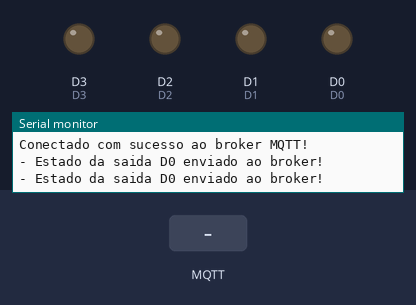
The sketch below on a simulated ESP8266 (NodeMCU). On the bench: output pins drawn as LEDs (lit = HIGH), the last lines printed to the serial monitor. The test bench sets the inputs (shaded band). WiFi joins after 1.5 s; servers stay silent unless stated; no MQTT or app messages arrive unless stated.

Above: at 2.7 s.
2.8 s: MQTT message "D" arrives on the first subscribed topic
At 3.9 s:
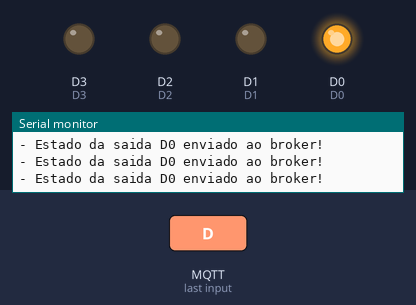
5.0 s: MQTT message "D1" arrives on the first subscribed topic
At 6.7 s:
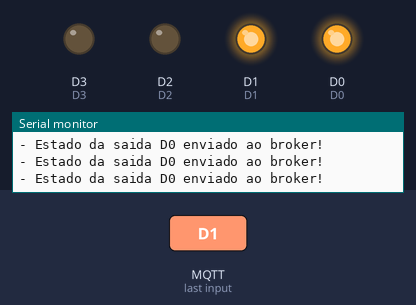
7.0 s: MQTT message "L" arrives on the first subscribed topic
At 8.5 s:
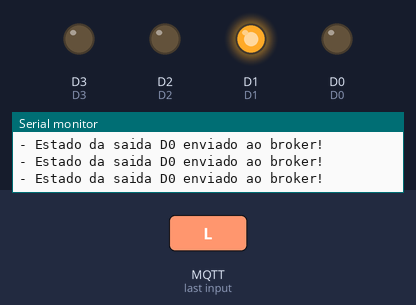
9.0 s: MQTT message "D2" arrives on the first subscribed topic
At 10.2 s:
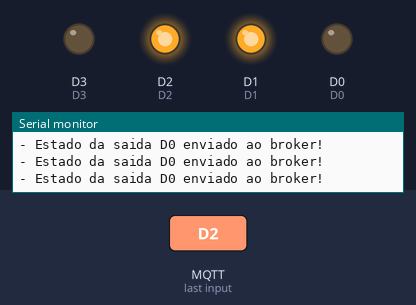
11.0 s: MQTT message "L1" arrives on the first subscribed topic
At 11.9 s:
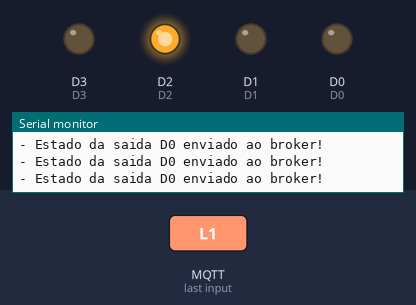
13.0 s: MQTT message "D3" arrives on the first subscribed topic
At 14.8 s:
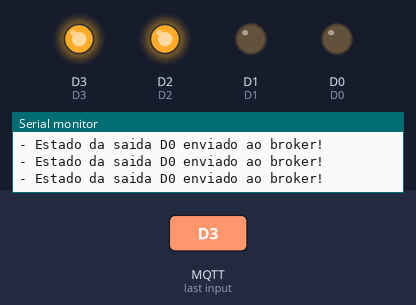
Timing chart, 0 to 16.1 s (numbered marks = the images above; inputs shaded):
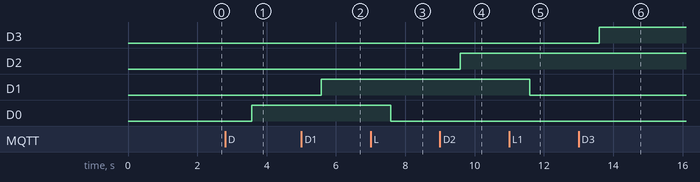

Measured:
- after the input at 2.8 s, D0: LOW → HIGH after 0.78 s
- after the input at 5.0 s, D1: LOW → HIGH after 0.58 s
- after the input at 7.0 s, D0: HIGH → LOW after 0.59 s
- after the input at 9.0 s, D2: LOW → HIGH after 0.59 s
- after the input at 11.0 s, D1: HIGH → LOW after 0.60 s
- after the input at 13.0 s, D3: LOW → HIGH after 0.60 s

The sketch:

link_home.ino
```cpp
#include <ESP8266WiFi.h> // Importa a Biblioteca ESP8266WiFi
#include <PubSubClient.h> // Importa a Biblioteca PubSubClient

//defines:
//defines de id mqtt e tópicos para publicação e subscribe
#define TOPICO_SUBSCRIBE "MQTTPauloMachadoEnvia"     //tópico MQTT de escuta
#define TOPICO_PUBLISH   "MQTTPauloMachadoRecebe"    //tópico MQTT de envio de informações para Broker
#define TOPICO_SUBSCRIBE2 "MQTTPauloMachadoEnvia2"     //tópico MQTT de escuta
#define TOPICO_PUBLISH2   "MQTTPauloMachadoRecebe2"    //tópico MQTT de envio de informações para Broker
#define TOPICO_SUBSCRIBE3 "MQTTPauloMachadoEnvia3"     //tópico MQTT de escuta
#define TOPICO_PUBLISH3   "MQTTPauloMachadoRecebe3"    //tópico MQTT de envio de informações para Broker
#define TOPICO_SUBSCRIBE4 "MQTTPauloMachadoEnvia4"     //tópico MQTT de escuta
#define TOPICO_PUBLISH4   "MQTTPauloMachadoRecebe4"    //tópico MQTT de envio de informações para Broker


#define ID_MQTT  "HomePauloMachadoUFC"//id mqtt (para identificação de sessão)
                               //IMPORTANTE: este deve ser único no broker (ou seja,
                               //            se um client MQTT tentar entrar com o mesmo
                               //            id de outro já conectado ao broker, o broker
                               //            irá fechar a conexão de um deles).

//defines - mapeamento de pinos do NodeMCU
#define D0    16      //LED AMARELO
#define D1    5       //LED VERMELHO
#define D2    4       //LED AZUL
#define D3    0       //LED TRANSPARENTE
#define D4    2
#define D5    14
#define D6    12
#define D7    13
#define D8    15
#define D9    3
#define D10   1

// WIFI
const char* SSID = "motog5"; // SSID / nome da rede WI-FI que deseja se conectar
const char* PASSWORD = "abc12345"; // Senha da rede WI-FI que deseja se conectar

// MQTT
const char* BROKER_MQTT = "192.168.43.139"; //URL do broker MQTT que se deseja utilizar
int BROKER_PORT = 8883; // Porta do Broker MQTT

//Variáveis e objetos globais
WiFiClient espClient; // Cria o objeto espClient
PubSubClient MQTT(espClient); // Instancia o Cliente MQTT passando o objeto espClient
char EstadoSaida = '0';  //variável que armazena o estado atual da saída
char EstadoSaida2 = '0';  //variável que armazena o estado atual da saída
char EstadoSaida3 = '0';  //variável que armazena o estado atual da saída
char EstadoSaida4 = '0';  //variável que armazena o estado atual da saída

//Prototypes
void initSerial();
void initWiFi();
void initMQTT();
void reconectWiFi();
void mqtt_callback(char* topic, byte* payload, unsigned int length);
void VerificaConexoesWiFIEMQTT(void);
void InitOutput(void);

/*
 *  Implementações das funções
 */
void setup()
{
    //inicializações:
    InitOutput();
    initSerial();
    initWiFi();
    initMQTT();
    Serial.begin(115200);
}

//Função: inicializa comunicação serial com baudrate 115200 (para fins de monitorar no terminal serial
//        o que está acontecendo.
//Parâmetros: nenhum
//Retorno: nenhum
void initSerial()
{
    Serial.begin(115200);
}

//Função: inicializa e conecta-se na rede WI-FI desejada
//Parâmetros: nenhum
//Retorno: nenhum
void initWiFi()
{
    delay(10);
    Serial.println("------Conexao WI-FI------");
    Serial.print("Conectando-se na rede: ");
    Serial.println(SSID);
    Serial.println("Aguarde");

    reconectWiFi();
}

//Função: inicializa parâmetros de conexão MQTT(endereço do
//        broker, porta e seta função de callback)
//Parâmetros: nenhum
//Retorno: nenhum
void initMQTT()
{
    MQTT.setServer(BROKER_MQTT, BROKER_PORT);   //informa qual broker e porta deve ser conectado
    MQTT.setCallback(mqtt_callback);            //atribui função de callback (função chamada quando qualquer informação de um dos tópicos subescritos chega)
}

//Função: função de callback
//        esta função é chamada toda vez que uma informação de
//        um dos tópicos subescritos chega)
//Parâmetros: nenhum
//Retorno: nenhum
void mqtt_callback(char* topic, byte* payload, unsigned int length)
{
    String msg;

    //obtem a string do payload recebido
    for(int i = 0; i < length; i++)
    {
       char c = (char)payload[i];
       msg += c;
    }

    //toma ação dependendo da string recebida:
    //verifica se deve colocar nivel alto de tensão na saída D0:
    //IMPORTANTE: o Led já contido na placa é acionado com lógica invertida (ou seja,
    //enviar HIGH para o output faz o Led apagar / enviar LOW faz o Led acender)
    if (msg.equals("L"))
    {
        digitalWrite(D0, LOW);
        EstadoSaida = '1';
    }
    //verifica se deve colocar nivel alto de tensão na saída D0:
    if (msg.equals("D"))
    {
        digitalWrite(D0, HIGH);
        EstadoSaida = '0';
    }

     if (msg.equals("L1"))
    {
        digitalWrite(D1, LOW);
        EstadoSaida2 = '1';
    }

     if (msg.equals("L2"))
    {
        digitalWrite(D2, LOW);
        EstadoSaida3 = '1';
    }
      if (msg.equals("L3"))
    {
        digitalWrite(D3, LOW);
        EstadoSaida4 = '1';
    }

    //verifica se deve colocar nivel alto de tensão na saída D0:
    if (msg.equals("D1"))
    {
        digitalWrite(D1, HIGH);
        EstadoSaida2 = '0';
    }
    if (msg.equals("D2"))
    {
        digitalWrite(D2, HIGH);
        EstadoSaida3 = '0';
    }
     if (msg.equals("D3"))
    {
        digitalWrite(D3, HIGH);
        EstadoSaida4 = '0';
    }
}

//Função: reconecta-se ao broker MQTT (caso ainda não esteja conectado ou em caso de a conexão cair)
//        em caso de sucesso na conexão ou reconexão, o subscribe dos tópicos é refeito.
//Parâmetros: nenhum
//Retorno: nenhum
void reconnectMQTT()
{

    while (!MQTT.connected())
    {
        Serial.print("* Tentando se conectar ao Broker MQTT: ");
        Serial.println(BROKER_MQTT);
        if (MQTT.connect(ID_MQTT))
        {
            Serial.println("Conectado com sucesso ao broker MQTT!");
            MQTT.subscribe(TOPICO_SUBSCRIBE);
            MQTT.subscribe(TOPICO_SUBSCRIBE2);
            MQTT.subscribe(TOPICO_SUBSCRIBE3);
            MQTT.subscribe(TOPICO_SUBSCRIBE4);
        }
        else
        {
            Serial.println("Falha ao reconectar no broker.");
            Serial.println("Havera nova tentatica de conexao em 2s");
            delay(2000);
        }
    }
}

//Função: reconecta-se ao WiFi
//Parâmetros: nenhum
//Retorno: nenhum
void reconectWiFi()
{
    //se já está conectado a rede WI-FI, nada é feito.
    //Caso contrário, são efetuadas tentativas de conexão
    if (WiFi.status() == WL_CONNECTED)
        return;

    WiFi.begin(SSID, PASSWORD); // Conecta na rede WI-FI

    while (WiFi.status() != WL_CONNECTED)
    {
        delay(100);
        Serial.print(".");
    }

    Serial.println();
    Serial.print("Conectado com sucesso na rede ");
    Serial.print(SSID);
    Serial.println("IP obtido: ");
    Serial.println(WiFi.localIP());
}

//Função: verifica o estado das conexões WiFI e ao broker MQTT.
//        Em caso de desconexão (qualquer uma das duas), a conexão
//        é refeita.
//Parâmetros: nenhum
//Retorno: nenhum
void VerificaConexoesWiFIEMQTT(void)
{
    if (!MQTT.connected())
        reconnectMQTT(); //se não há conexão com o Broker, a conexão é refeita

     reconectWiFi(); //se não há conexão com o WiFI, a conexão é refeita
}

//Função: envia ao Broker o estado atual do output
//Parâmetros: nenhum
//Retorno: nenhum
void EnviaEstadoOutputMQTT(void)
{

    if (EstadoSaida == '0')
      MQTT.publish(TOPICO_PUBLISH, "D");

    if (EstadoSaida == '1')
      MQTT.publish(TOPICO_PUBLISH, "L");

    if (EstadoSaida2 == '0')
      MQTT.publish(TOPICO_PUBLISH2, "D1");

    if (EstadoSaida2 == '1')
      MQTT.publish(TOPICO_PUBLISH2, "L1");

    if (EstadoSaida3 == '0')
      MQTT.publish(TOPICO_PUBLISH3, "D2");

    if (EstadoSaida3 == '1')
      MQTT.publish(TOPICO_PUBLISH3, "L2");

    if (EstadoSaida4 == '0')
      MQTT.publish(TOPICO_PUBLISH4, "D3");

    if (EstadoSaida4 == '1')
      MQTT.publish(TOPICO_PUBLISH4, "L3");

    Serial.println("- Estado da saida D0 enviado ao broker!");
    delay(1000);
}

//Função: inicializa o output em nível lógico baixo
//Parâmetros: nenhum
//Retorno: nenhum
void InitOutput(void)
{
    //IMPORTANTE: o Led já contido na placa é acionado com lógica invertida (ou seja,
    //enviar HIGH para o output faz o Led apagar / enviar LOW faz o Led acender)
    pinMode(D0, OUTPUT);
    digitalWrite(D0, LOW);
    pinMode(D1, OUTPUT);
    digitalWrite(D1,LOW);
    pinMode(D2, OUTPUT);
    digitalWrite(D2,LOW);
    pinMode(D3, OUTPUT);
    digitalWrite(D3 ,LOW);
}


//programa principal
void loop()
{
    //garante funcionamento das conexões WiFi e ao broker MQTT
    VerificaConexoesWiFIEMQTT();
    //envia o status de todos os outputs para o Broker no protocolo esperado

    EnviaEstadoOutputMQTT();

    //keep-alive da comunicação com broker MQTT
    MQTT.loop();
}
```
